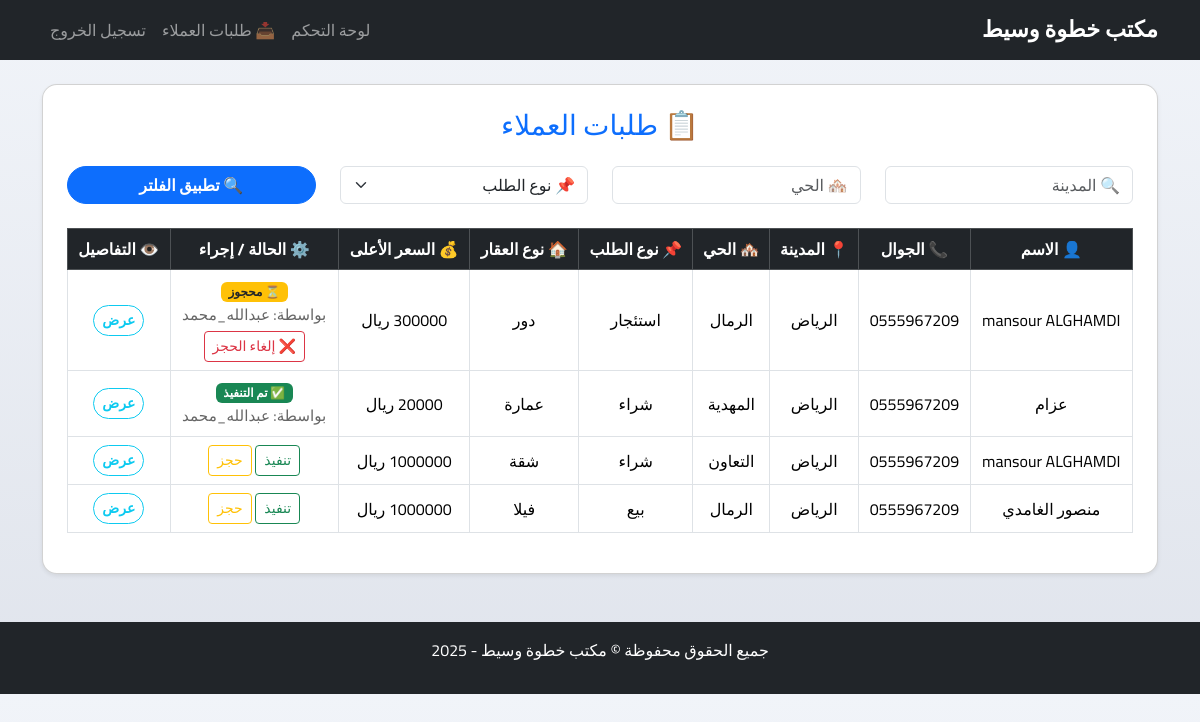
/requests/ (signed in), run on an earlier commit of the app's database.
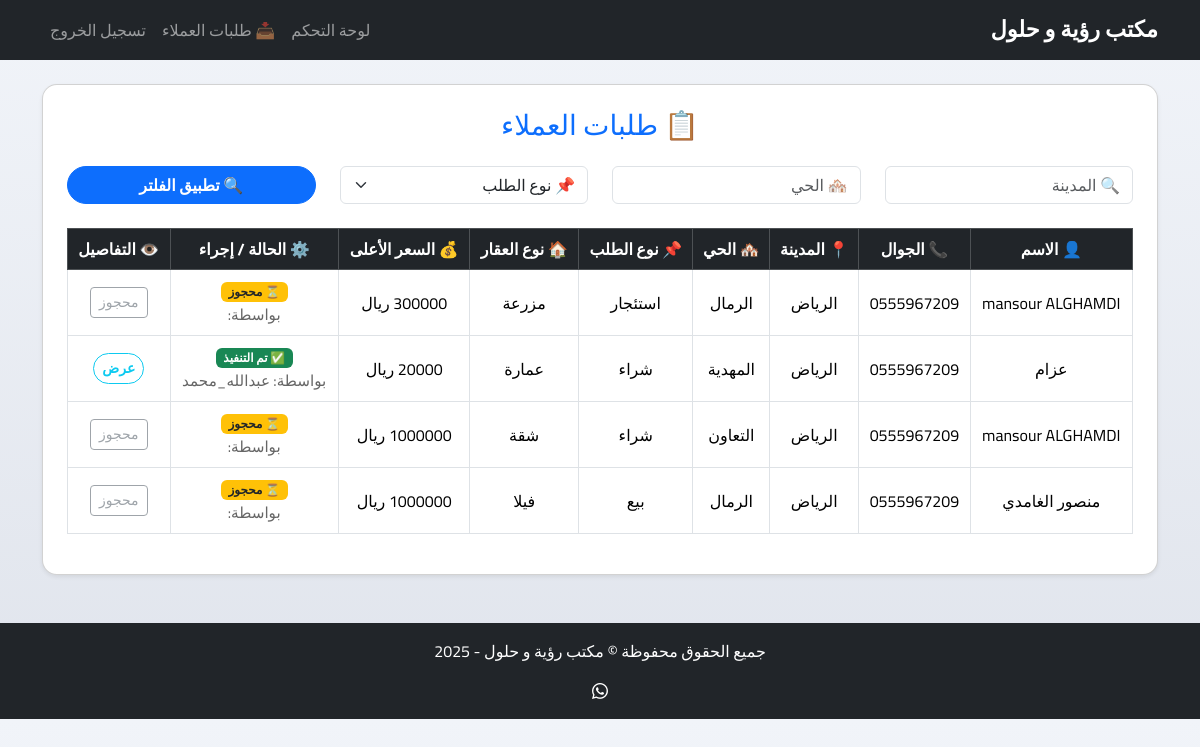
And on a later commit of the database.
### core/models.py (models this page shows, shortened)
class CustomerRequest(models.Model):
    REQUEST_TYPE_CHOICES = [
        ('buy', 'شراء'),
        ('sell', 'بيع'),
        ('rent_out', 'تأجير'),
        ('rent', 'استئجار'),
    ]
    PROPERTY_TYPE_CHOICES = Property.PROPERTY_TYPE_CHOICES
    PAYMENT_METHOD_CHOICES = [
        ('cash', 'كاش'),
        ('finance', 'تمويل'),
    ]
    STATUS_CHOICES = [
        ('open', 'مفتوح'),
        ('reserved', 'محجوز'),
        ('executed', 'تم التنفيذ'),
    ]
    full_name = models.CharField(max_length=100)
    phone = models.CharField(max_length=20)
    city = models.CharField(max_length=100)
    district = models.CharField(max_length=100)
    area_required = models.CharField(max_length=50)
    property_type = models.CharField(max_length=20, choices=PROPERTY_TYPE_CHOICES)
    request_type = models.CharField(max_length=20, choices=REQUEST_TYPE_CHOICES)
    details = models.TextField()
    max_price = models.DecimalField(max_digits=12, decimal_places=2)
    payment_method = models.CharField(max_length=10, choices=PAYMENT_METHOD_CHOICES)
    license_number = models.CharField(max_length=50, blank=True, null=True)
    status = models.CharField(max_length=10, choices=STATUS_CHOICES, default='open')
    reserved_by = models.ForeignKey(
        CustomUser,
        null=True,
        blank=True,
        on_delete=models.SET_NULL,
        related_name='reserved_requests'
    )
    created_at = models.DateTimeField(auto_now_add=True)
    area = models.CharField(max_length=100, blank=True, null=True)

class CustomUser(AbstractUser):
    USER_TYPE_CHOICES = (
        ('agent', 'وسيط'),
        ('admin', 'أدمن'),
    )
    user_type = models.CharField(max_length=10, choices=USER_TYPE_CHOICES, default='agent')
    phone = models.CharField(max_length=20)
    city = models.CharField(max_length=100)
    district = models.CharField(max_length=100)
    license_number = models.CharField(max_length=50, blank=True, null=True)

class SiteSettings(models.Model):
    site_name = models.CharField(max_length=100, default='مكتب خطوة وسيط')
    twitter_url = models.URLField(blank=True, null=True)
    snapchat_url = models.URLField(blank=True, null=True)
    whatsapp_number = models.CharField(max_length=20, blank=True, null=True)
    class Meta:
        verbose_name = "إعدادات الموقع"
        verbose_name_plural = "إعدادات الموقع"

### core/views.py (the view)
# urls.py: path('requests/', views.customer_requests_list, name='customer_requests'),
@login_required
def customer_requests_list(request):
    requests = CustomerRequest.objects.all().order_by('-created_at')
    city = request.GET.get('city')
    district = request.GET.get('district')
    request_type = request.GET.get('request_type')
    if city:
        requests = requests.filter(city__icontains=city)
    if district:
        requests = requests.filter(district__icontains=district)
    if request_type in ['buy', 'sell', 'rent', 'rent_out']:
        requests = requests.filter(request_type=request_type)
    return render(request, 'core/customer_requests.html', {
        'requests': requests,
        'selected_city': city or '',
        'selected_district': district or '',
        'selected_type': request_type or '',
    })

### core/context_processors.py (called while the page is built)
def site_settings(request):
    try:
        return {'site_settings': SiteSettings.objects.first()}
    except:
        return {'site_settings': None}

### core/templates/core/customer_requests.html (shortened to what this page needs)
{% extends 'core/base.html' %}
{% block content %}
<div class="card shadow-sm p-4">
    <h3 class="mb-4 text-center text-primary">📋 طلبات العملاء</h3>
    <form method="get" class="row mb-4">
        <div class="col-md-3">
            <input type="text" name="city" class="form-control" placeholder="🔍 المدينة" value="{{ selected_city }}">
        </div>
        <div class="col-md-3">
            <input type="text" name="district" class="form-control" placeholder="🏘️ الحي" value="{{ selected_district }}">
        </div>
        <div class="col-md-3">
            <select name="request_type" class="form-select">
                <option value="">📌 نوع الطلب</option>
            </select>
        </div>
        <div class="col-md-3">
            <button type="submit" class="btn btn-primary w-100">🔍 تطبيق الفلتر</button>
        </div>
    </form>
    {% if requests %}
    <div class="table-responsive">
        <table class="table table-bordered table-hover text-center align-middle">
            <thead class="table-dark">
                <tr>
                    <th>👤 الاسم</th>
                    <th>📞 الجوال</th>
                    <th>📍 المدينة</th>
                    <th>🏘️ الحي</th>
                    <th>📌 نوع الطلب</th>
                    <th>🏠 نوع العقار</th>
                    <th>💰 السعر الأعلى</th>
                    <th>⚙️ الحالة / إجراء</th>
                    <th>👁️ التفاصيل</th>
                </tr>
            </thead>
            <tbody>
                {% for r in requests %}
                <tr>
                    <td>{{ r.full_name }}</td>
                    <td>{{ r.phone }}</td>
                    <td>{{ r.city }}</td>
                    <td>{{ r.district }}</td>
                    <td>{{ r.get_request_type_display }}</td>
                    <td>{{ r.get_property_type_display }}</td>
                    <td>{{ r.max_price|floatformat:0 }} ريال</td>
                    <td>
                        {% if r.status == 'executed' %}
                            <span class="badge bg-success">✅ تم التنفيذ</span><br>
                            {% if r.execution %}
                                <small class="text-muted">بواسطة: {{ r.execution.agent.username }}</small>
                            {% endif %}
                        {% elif r.status == 'reserved' %}
                            <span class="badge bg-warning text-dark">⏳ محجوز</span><br>
                            <small class="text-muted">بواسطة: {{ r.reserved_by.username }}</small><br>
                            {% if r.reserved_by == request.user %}
                                <a href="{% url 'cancel_reservation' r.id %}" class="btn btn-sm btn-outline-danger mt-1">❌ إلغاء الحجز</a>
                            {% endif %}
                        {% else %}
                            <a href="{% url 'execute_request' r.id %}" class="btn btn-sm btn-outline-success">تنفيذ</a>
                            <a href="{% url 'reserve_request' r.id %}" class="btn btn-sm btn-outline-warning">حجز</a>
                        {% endif %}
                    </td>
                    <td>
                        {% if r.status == 'reserved' and r.reserved_by != request.user %}
                            <button class="btn btn-sm btn-outline-secondary" disabled>محجوز</button>
                        {% else %}
                            <a href="{% url 'request_detail' r.id %}" class="btn btn-sm btn-outline-info">عرض</a>
                        {% endif %}
                    </td>
                </tr>
                {% endfor %}
            </tbody>
        </table>
    </div>
    {% else %}
        <p class="text-muted text-center">لا توجد طلبات تنطبق عليها الفلاتر.</p>
    {% endif %}
</div>
{% endblock %}

### core/templates/core/base.html (shortened to what this page needs)
{% load static %}
<!DOCTYPE html>
<html lang="ar" dir="rtl">
<head>
    <link href="https://cdn.jsdelivr.net/npm/bootstrap@5.3.3/dist/css/bootstrap.rtl.min.css" rel="stylesheet">
    <link href="https://cdn.jsdelivr.net/npm/bootstrap-icons@1.10.5/font/bootstrap-icons.css" rel="stylesheet">
    <link rel="stylesheet" href="{% static 'css/dashboard.css' %}">
</head>
<body class="{% block body_class %}{% endblock %}">
<nav class="navbar navbar-expand-lg navbar-dark bg-dark mb-4">
    <div class="container">
        <a class="navbar-brand" href="/">{{ site_settings.site_name|default:"مكتب خطوة وسيط" }}</a>
        <div class="collapse navbar-collapse justify-content-end" id="navbarNav">
            <ul class="navbar-nav">
                {% if user.is_authenticated %}
                    <li class="nav-item">
                        <a class="nav-link" href="{% url 'dashboard' %}">لوحة التحكم</a>
                    </li>
                    <li class="nav-item">
                        <a class="nav-link" href="{% url 'customer_requests' %}">📥 طلبات العملاء</a>
                    </li>
                    <li class="nav-item">
                        <a class="nav-link" href="{% url 'logout' %}">تسجيل الخروج</a>
                    </li>
                {% else %}
                    <li class="nav-item">
                        <a class="nav-link" href="{% url 'login' %}">تسجيل الدخول</a>
                    </li>
                {% endif %}
            </ul>
        </div>
    </div>
</nav>
<div class="container mb-5">
    {% block content %}{% endblock %}
</div>
<footer class="bg-dark text-white text-center py-3 mt-auto">
    <div class="container">
        <p>جميع الحقوق محفوظة &copy; {{ site_settings.site_name|default:"مكتب خطوة وسيط" }} - 2025</p>
        <div>
            {% if site_settings.whatsapp_number %}
                <a href="https://wa.me/{{ site_settings.whatsapp_number }}" class="text-white"><i class="bi bi-whatsapp"></i></a>
            {% endif %}
        </div>
    </div>
</footer>
</body>
</html>

What changed in the data, as far as the page shows it:
added SiteSettings: site_name "مكتب رؤية و حلول"
changed CustomerRequest "استئجار": property_type "دور" → "مزرعة"; reserved_by.username "عبدالله_محمد" → (not shown); reserved_by_id "❌ إلغاء الحجز عرض" → "محجوز"
changed CustomerRequest "التعاون": status "تنفيذ حجز عرض" → "⏳ محجوز بواسطة: محجوز"
changed CustomerRequest "منصور الغامدي": status "تنفيذ حجز عرض" → "⏳ محجوز بواسطة: محجوز"
Also different on the page:
{{ site_settings.site_name|default:"مكتب خطوة وسيط" }}: "مكتب خطوة وسيط" → (not shown)
